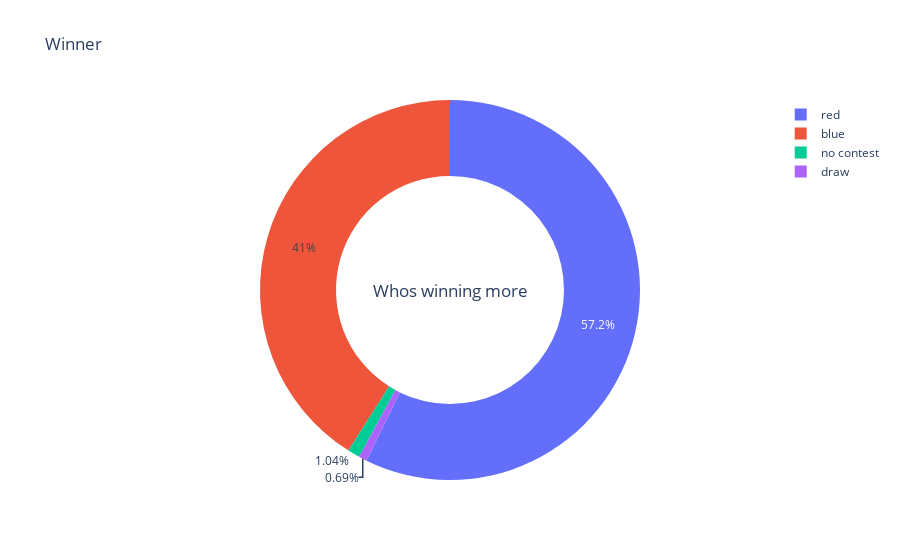

Here is the notebook cell this chart was saved with:
### Markdown cell above
# <a id='5'>5. Data Visualization</a>

Let's start by looking who's winning more from our dataset:

### Code cell
temp = df["winner"].value_counts()
fig = {
  "data": [
    {
      "values": temp.values,
      "labels": temp.index,
      "domain": {"x": [0, 1]},
      "hole": .6,
      "type": "pie"
    },
    
    ],
  "layout": {
        "title":"Winner",
        "annotations": [
            {
                "font": {
                    "size": 17
                },
                "showarrow": False,
                "text": "Whos winning more",
                "x": 0.5,
                "y": 0.5
            }
            
        ]
    }
}
iplot(fig, filename='donut')
plt.savefig('plot.png')

### Figure 1 — Plotly figure (JSON) as saved in the notebook; plotly's stock layout.template omitted (floating-point values rounded to 4 significant figures)
{"data": [{"domain": {"x": [0, 1]}, "hole": 0.6, "labels": ["red", "blue", "no contest", "draw"], "type": "pie", "values": [1327, 951, 24, 16]}], "layout": {"annotations": [{"font": {"size": 17}, "showarrow": false, "text": "Whos winning more", "x": 0.5, "y": 0.5}], "title": {"text": "Winner"}}}
